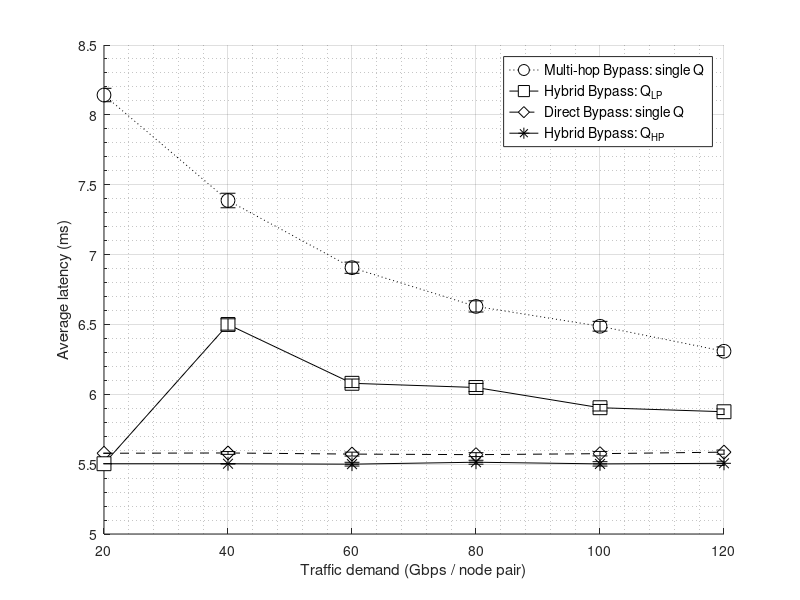

The MATLAB script that drew this image:
box on;
grid on;
close all; clf; clear; clc;

x = [1, 2, 3, 4, 5, 6];

labels = {'20','40','60','80','100','120'};

%box on
%grid on
hold on;

LatNSFnetDirect = [5.578;5.58;5.572;5.568;5.575;5.586];
ciLatNSFnetDirect = [0;0.01;0.014;0.014;0.016;0.015];
LatNSFnetMultihop = [8.142;7.387;6.906;6.629;6.487;6.308];
ciLatNSFnetMultihop = [0.048;0.052;0.04;0.04;0.035;0.031];

%LatNSFnetHybridBypassNoRevisits = [5.503;6.001;5.789;5.782;5.702;5.691];
%ciLatNSFnetHybridBypassNoRevisits = [0;0.02;0.017;0.017;0.014;0.013];
%LatNSFnetHybridBypassNoRevisitsQhp = [5.503;5.503;5.5;5.514;5.502;5.506];
%ciLatNSFnetHybridBypassNoRevisitsQhp = [0;0;0.013;0.014;0.016;0.015];

LatNSFnetHyByQHP = [5.503	5.503	5.49989	5.51376	5.50194	5.50594]
ciLatNSFnetHyByQHP = [1.41697E-15	1.41697E-15	0.013433416	0.014167508	0.01565707	0.015076141]

LatNSFnetHyByQLP = [5.503	6.49965	6.07867	6.04864	5.90382	5.87512]
ciLatNSFnetHyByQLP = [1.41697E-15	0.040637085	0.030554391	0.028881693	0.023390417	0.020193084]

Direct1Q      = LatNSFnetDirect
ciDirect1Q    = ciLatNSFnetDirect
Multihop1Q    = LatNSFnetMultihop
ciMultihop1Q  = ciLatNSFnetMultihop
HyByQHP       = LatNSFnetHyByQHP
ciHyByQHP     = ciLatNSFnetHyByQHP
HyByQLP       = LatNSFnetHyByQLP
ciHyByQLP     = ciLatNSFnetHyByQLP

% Helper that returns the handle of the main plotted line (for the legend)
function h = errorTbar(x, y, ci, style, cap, color)
  if nargin < 6, color = 'k'; end
  h = plot(x, y, style, 'MarkerSize', 10, 'MarkerFaceColor', 'w', 'Color', color);
  for i = 1:numel(x)
    % vertical bar
    line([x(i) x(i)], [y(i)-ci(i), y(i)+ci(i)], 'Color', color);
    % caps
    line([x(i)-cap x(i)+cap], [y(i)+ci(i) y(i)+ci(i)], 'Color', color);
    line([x(i)-cap x(i)+cap], [y(i)-ci(i) y(i)-ci(i)], 'Color', color);
  end
end

% nice cap width proportional to x spacing
cap = 0.06 * mean(diff(x));
% Plot all four and keep the main line handles
h1 = errorTbar(x, Multihop1Q, ciMultihop1Q, 'o:',  cap, [0 0 0]);
h2 = errorTbar(x, Direct1Q,   ciDirect1Q,   'd--', cap, [0 0 0]);
h4 = errorTbar(x, HyByQHP,    ciHyByQHP,    '*-',  cap, [0 0 0]);
h3 = errorTbar(x, HyByQLP,    ciHyByQLP,    's-',  cap, [0 0 0]);

xlim([1 6]);
%ylim([3.7 5]);
set(gca, 'XTick', x);
set(gca, 'XTickLabel', labels);
set(gca, 'YMinorTick', 'on');
set(gca, 'YGrid', 'on');
set(gca, 'YMinorGrid', 'on');
grid on;

%title('STnet');

xlabel('Traffic demand (Gbps / node pair)');
ylabel('Average latency (ms)');

% Use the line handles so the legend shows the right markers
lg=legend([h1 h3 h2 h4], ...
  {'Multi-hop Bypass: single Q', ...
   'Hybrid Bypass: Q_{LP}', ...
   'Direct Bypass: single Q', ...
   'Hybrid Bypass: Q_{HP}'}, ...
  'Location', 'northeast');

set(lg, 'FontSize', 10);
set(1, 'position', [200, 200, 1000, 750]);
drawnow;
print('U:\My Drive\DELISTAVROU_KONSTANTINOS\2025-07 Journal\_rev2\Pareto\Fig9b.png', '-dpng', '-r300'); % 300 DPI
